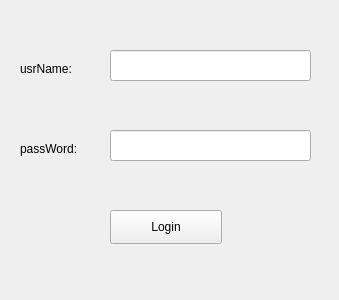
<?xml version="1.0" encoding="UTF-8"?>
<ui version="4.0">
 <class>client</class>
 <widget class="QWidget" name="client">
  <property name="geometry">
   <rect>
    <x>0</x>
    <y>0</y>
    <width>339</width>
    <height>300</height>
   </rect>
  </property>
  <property name="windowTitle">
   <string>client</string>
  </property>
  <widget class="QPushButton" name="pushButton">
   <property name="geometry">
    <rect>
     <x>110</x>
     <y>210</y>
     <width>112</width>
     <height>34</height>
    </rect>
   </property>
   <property name="text">
    <string>Login</string>
   </property>
  </widget>
  <widget class="QLabel" name="label">
   <property name="geometry">
    <rect>
     <x>20</x>
     <y>60</y>
     <width>81</width>
     <height>18</height>
    </rect>
   </property>
   <property name="text">
    <string>usrName:</string>
   </property>
  </widget>
  <widget class="QLabel" name="label_2">
   <property name="geometry">
    <rect>
     <x>20</x>
     <y>140</y>
     <width>81</width>
     <height>18</height>
    </rect>
   </property>
   <property name="text">
    <string>passWord:</string>
   </property>
  </widget>
  <widget class="QLineEdit" name="lineEdit">
   <property name="geometry">
    <rect>
     <x>110</x>
     <y>130</y>
     <width>201</width>
     <height>31</height>
    </rect>
   </property>
   <property name="echoMode">
    <enum>QLineEdit::Password</enum>
   </property>
  </widget>
  <widget class="QLineEdit" name="lineEdit_2">
   <property name="geometry">
    <rect>
     <x>110</x>
     <y>50</y>
     <width>201</width>
     <height>31</height>
    </rect>
   </property>
  </widget>
 </widget>
 <layoutdefault spacing="6" margin="11"/>
 <resources/>
 <connections/>
</ui>
